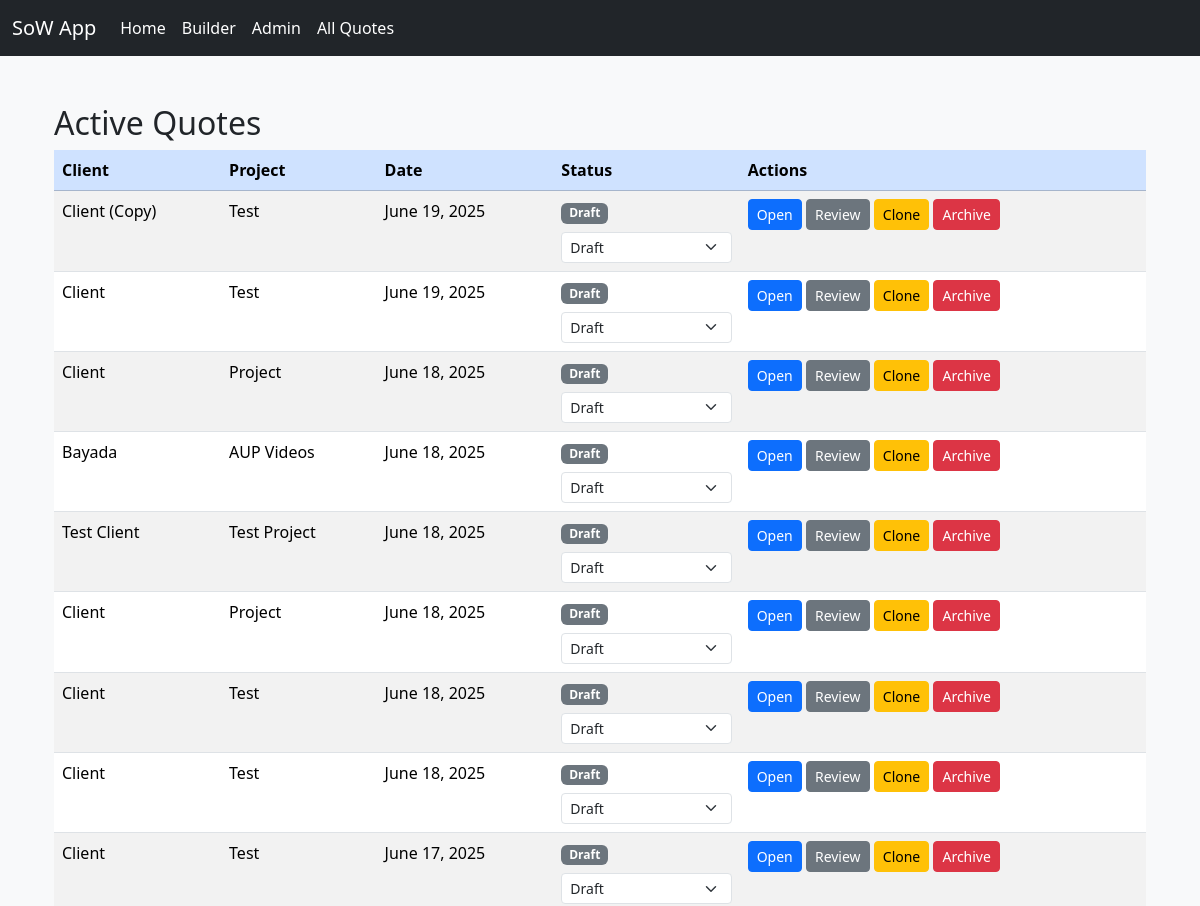
Page /quotes/ (upper part) on the earlier database version.
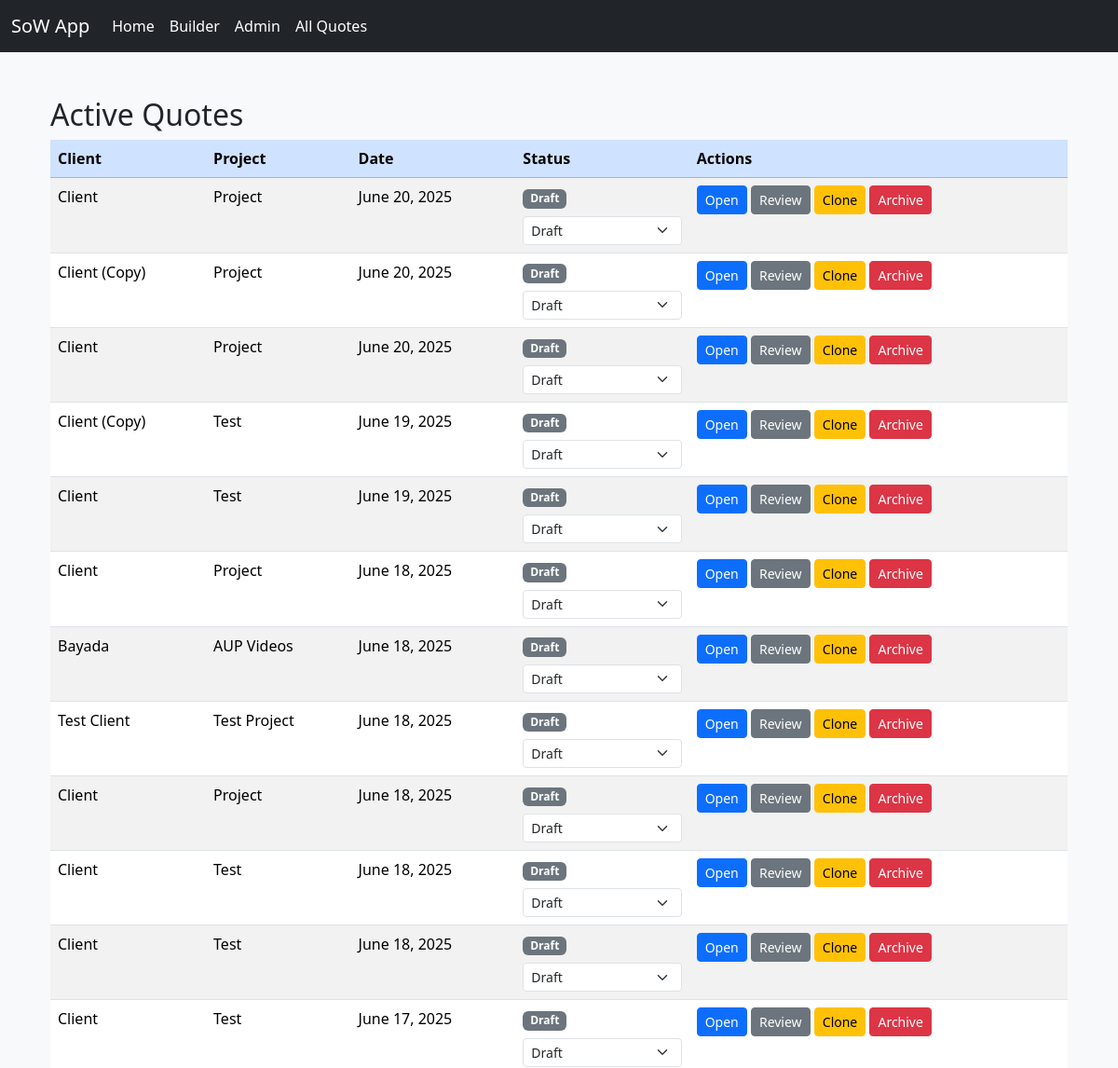
Same page on the later database version.
### quotes/models/quote.py (models this page shows, shortened)
class Quote(models.Model):
    STATUS_CHOICES = [
        ('Draft', 'Draft'),
        ('Sent', 'Sent'),
        ('Accepted', 'Accepted'),
        ('Rejected', 'Rejected'),
    ]
    client_name = models.CharField(max_length=255)
    project_name = models.CharField(max_length=255)
    date = models.DateField()
    status = models.CharField(max_length=20, choices=STATUS_CHOICES, default='Draft')  # ✅ new!
    is_archived = models.BooleanField(default=False)  # ✅ new!
    created_by = models.ForeignKey(User, on_delete=models.SET_NULL, null=True, blank=True)
    created_at = models.DateTimeField(auto_now_add=True)

### quotes/views/quote_views.py (the view)
# urls.py: path('quotes/', views.quote_list, name='quote_list'),
def quote_list(request):
    quotes = Quote.objects.filter(is_archived=False).order_by('-created_at')
    archived = Quote.objects.filter(is_archived=True).order_by('-created_at')
    return render(request, 'quotes/quote_list.html', {
        'quotes': quotes,
        'archived': archived,
        'STATUS_CHOICES': Quote.STATUS_CHOICES,  # optional
    })

### quotes/templates/quotes/quote_list.html (shortened to what this page needs)
{% extends 'quotes/base.html' %}
{% block content %}
<div class="container my-4">
  <h2>Active Quotes</h2>
  <table class="table table-striped">
    <thead class="table-primary">
      <tr>
        <th>Client</th>
        <th>Project</th>
        <th>Date</th>
        <th>Status</th>
        <th>Actions</th>
      </tr>
    </thead>
    <tbody>
      {% for quote in quotes %}
      <tr>
        <td>{{ quote.client_name }}</td>
        <td>{{ quote.project_name }}</td>
        <td>{{ quote.date }}</td>
        <td>
          {% with status=quote.status %}
            {% if status == "Draft" %}
              <span class="badge bg-secondary">{{ status }}</span>
            {% elif status == "Sent" %}
              <span class="badge bg-primary">{{ status }}</span>
            {% elif status == "Accepted" %}
              <span class="badge bg-success">{{ status }}</span>
            {% elif status == "Rejected" %}
              <span class="badge bg-danger">{{ status }}</span>
            {% endif %}
          {% endwith %}
          <form method="post" action="{% url 'update_status' quote.id %}" class="mt-1">
            <select name="status" class="form-select form-select-sm" onchange="this.form.submit()">
              {% for value, label in quote.STATUS_CHOICES %}
                <option value="{{ value }}" {% if quote.status == value %}selected{% endif %}>
                  {{ label }}
                </option>
              {% endfor %}
            </select>
          </form>
        </td>
        <td>
          <a href="{% url 'resume_quote' quote.id %}" class="btn btn-sm btn-primary">Open</a>
          <a href="{% url 'review_specific_quote' quote.id %}" class="btn btn-sm btn-secondary">Review</a>
          <a href="{% url 'clone_quote' quote.id %}" class="btn btn-sm btn-warning">Clone</a>
          <a href="{% url 'toggle_archive' quote.id %}" class="btn btn-sm btn-danger">Archive</a>
        </td>
      </tr>
      {% empty %}
      <tr><td colspan="5" class="text-center">No active quotes.</td></tr>
      {% endfor %}
    </tbody>
  </table>
</div>
{% endblock %}

### quotes/templates/quotes/base.html (shortened to what this page needs)
{% load static %}
<!DOCTYPE html>
<html lang="en">
<head>
    <link href="https://cdn.jsdelivr.net/npm/bootstrap@5.3.3/dist/css/bootstrap.min.css" rel="stylesheet">
    <link href="{% static 'quotes/css/custom.css' %}" rel="stylesheet">
</head>
<body class="bg-light">
<nav class="navbar navbar-expand-lg navbar-dark bg-dark">
  <div class="container-fluid">
    <a class="navbar-brand" href="{% url 'index' %}">SoW App</a>
    <div class="collapse navbar-collapse" id="navbarNav">
      <ul class="navbar-nav">
        <li class="nav-item">
          <a class="nav-link" href="{% url 'index' %}">Home</a>
        </li>
        <li class="nav-item">
          <a class="nav-link" href="{% url 'builder' %}">Builder</a>
        </li>
        <li class="nav-item">
          <a class="nav-link" href="/admin/">Admin</a>
        </li>
        <li class="nav-item">
          <a class="nav-link" href="{% url 'quote_list' %}">All Quotes</a>
        </li>
      </ul>
    </div>
  </div>
</nav>
<div class="container py-4">
  {% block content %}
  {% endblock %}
</div>
</body>
</html>

### quotes/static/quotes/css/custom.css (style rules this page uses)
:root { --color-bg: #F9FAFB; --color-primary: #0D6EFD; --color-primary-dark: #0B5ED7; --color-secondary: #6C757D; --color-text: #212529; }
body { background-color: var(--color-bg); color: var(--color-text); }
.navbar { background-color: var(--color-primary-dark); }
.navbar-brand, .nav-link { color: #fff !important; }
.btn-primary { background-color: var(--color-primary); border-color: var(--color-primary); }
.btn-danger { background-color: #dc3545; border-color: #dc3545; }
a { color: var(--color-primary-dark); }
.badge { margin-bottom: 4px; }

Differences in the rows shown:
added Quote: client_name "Client", project_name "Project", date "June 20, 2025", status "Draft"
added Quote: client_name "Client (Copy)", project_name "Project", date "June 20, 2025", status "Draft"
added Quote: client_name "Client", project_name "Project", date "June 20, 2025", status "Draft"
